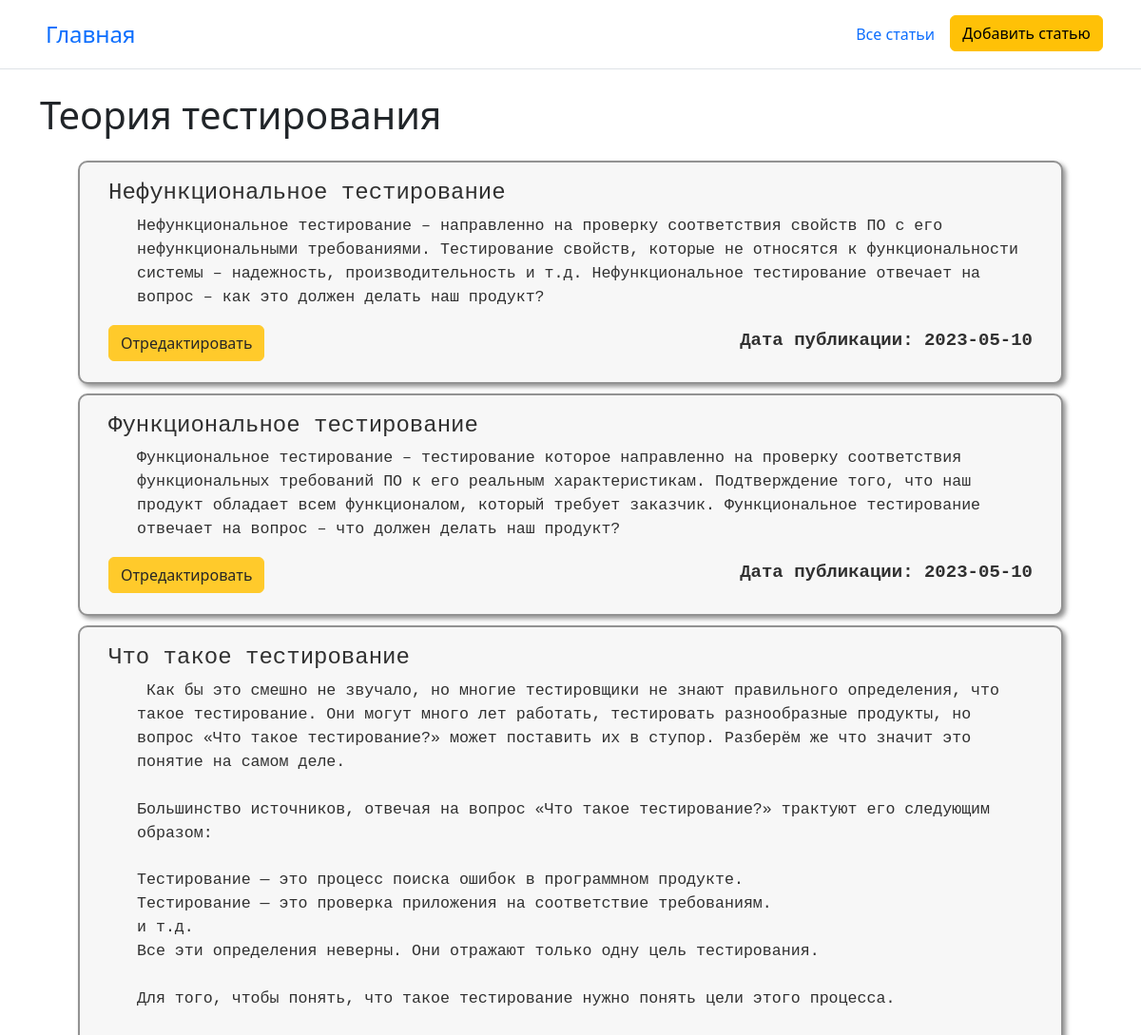
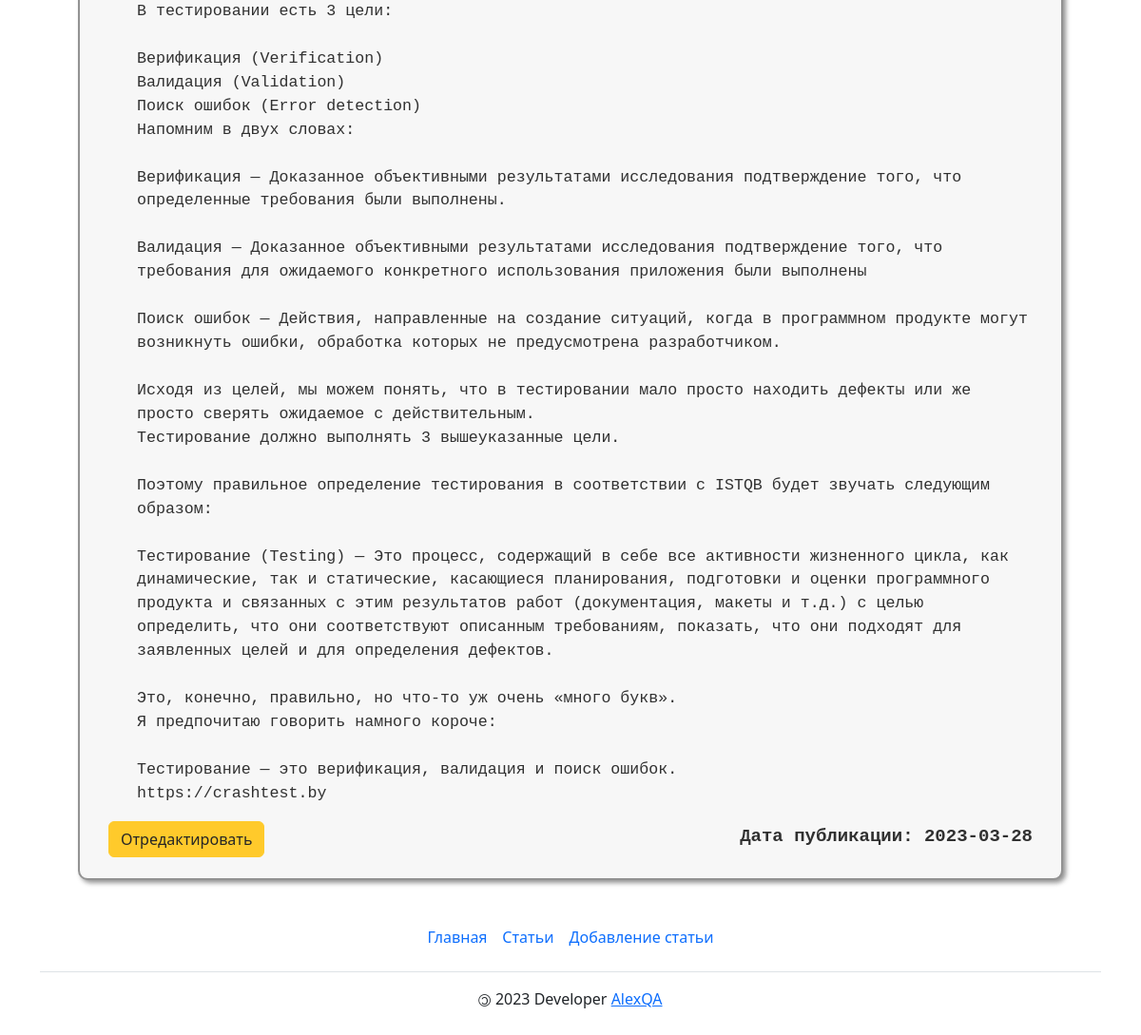
The page /posts on the database its author committed (2 pictures, top to bottom).
### app.py (models this page shows, shortened)
class Article(db.Model):
    id = db.Column(db.Integer, primary_key=True)
    title = db.Column(db.String(100), nullable=False)
    text = db.Column(db.Text, nullable=False)
    date = db.Column(db.DateTime, default=datetime.utcnow)

### app.py (the view)
@app.route('/posts')
def posts():
    articles = Article.query.order_by(Article.date.desc()).all()
    return render_template("posts.html", articles=articles)

### templates/posts.html (shortened to what this page needs)
{% extends 'base.html' %}
{% block body %}
<div class="container">
    <h1 class="mb-4">Теория тестирования</h1>
    {% if articles|length > 0 %}
        {% for elements in articles %}
        <div class="post_style ">
            <h4><tt> {{ elements.title }} </tt></h4>
            <pre>{{ elements.text }}</pre>
            <p id="right"><b><tt>Дата публикации: {{ elements.date.date() }}</tt></b></p>
            <div id="left"><a href="/posts/{{elements.id}}" class="btn btn-warning">Отредактировать</a></div>
        </div>
        {% endfor %}
    {% else %}
    <p>У нас еще нет статей на сайте</p>
    {% endif %}
</div>
{% endblock %}

### static/css/main.css (style rules this page uses)
.style_body { background-color: white; }
#left { float: left; }
#right { float: right; }
pre { margin:10px 1px 10px 30px; white-space: pre-wrap; white-space: -moz-pre-wrap; white-space: -pre-wrap; white-space: -o-pre-wrap; word-wrap: break-word; }
.post_style { font-size: 19px; margin-top: 10px; margin-left: 40px; margin-right: 40px; padding-top: 15px; padding-right: 30px; padding-bottom: 60px; padding-left: 30px; color: rgba(0,0,0,0.95); border: 2px solid grey; border-radius: 10px; background-color: #f6f6f6; opacity: 0.85; box-shadow: 3px 3px 5px grey; }

### rows shown on the page
Article: title "Нефункциональное тестирование", text "Нефункциональное тестирование – направленно на проверку соответствия свойств ПО с его нефункциональными требованиями. Тестирование свойств, которые не относятся к функциональности системы – надежность, производительность и т.д. Нефункциональное тестирование отвечает на вопрос – как это должен делать наш продукт?", date "2023-05-10"
Article: title "Функциональное тестирование", text "Функциональное тестирование – тестирование которое направленно на проверку соответствия функциональных требований ПО к его реальным характеристикам. Подтверждение того, что наш продукт обладает всем функционалом, который требует заказчик. Функциональное тестирование отвечает на вопрос – что должен делать наш продукт?", date "2023-05-10"
Article: title "Что такое тестирование", text "Как бы это смешно не звучало, но многие тестировщики не знают правильного определения, что такое тестирование. Они могут много лет работать, тестировать разнообразные продукты, но вопрос «Что такое тестирование?» может поставить их в ступор. Разберём же что значит это понятие на самом деле. Большинство источников, отвечая на вопрос «Что такое тестирование?» трактуют его следующим образом: Тестирование — это процесс поиска ошибок в программном продукте. Тестирование — это проверка приложения на соответствие требованиям. и т.д. Все эти определения неверны. Они отражают только одну цель тестирования. Для того, чтобы понять, что такое тестирование нужно понять цели этого процесса. В…", date "2023-03-28"
